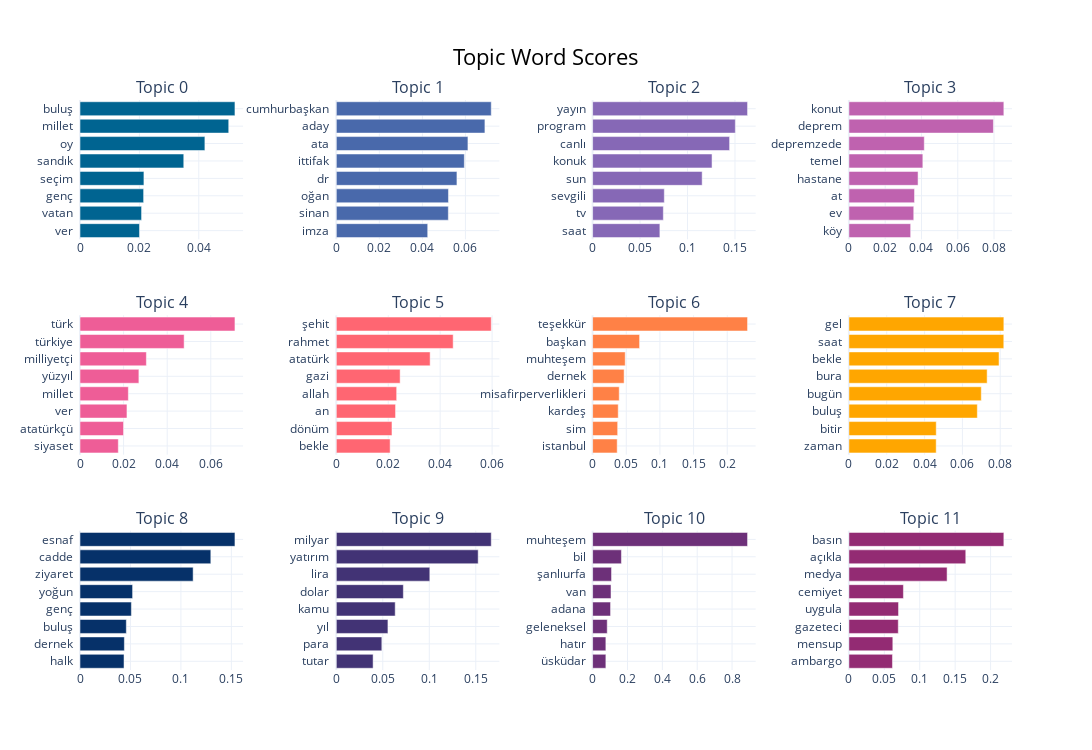

Notebook code for this chart:
### Code cell
fig = topic_model.visualize_barchart(top_n_topics=12, n_words=8, width=300)
fig.write_image(f"{RESULTS_DIR}/topic_word_scores.pdf")
fig.show()

### Figure 1 — Plotly figure (JSON) as saved in the notebook; plotly's stock layout.template omitted (floating-point values rounded to 4 significant figures)
{"data": [{"marker": {"color": "#006491"}, "orientation": "h", "type": "bar", "x": [0.02003, 0.02074, 0.02143, 0.02153, 0.03495, 0.04207, 0.0501, 0.05219], "xaxis": "x", "y": ["ver  ", "vatan  ", "genç  ", "seçim  ", "sandık  ", "oy  ", "millet  ", "buluş  "], "yaxis": "y"}, {"marker": {"color": "#4969ab"}, "orientation": "h", "type": "bar", "x": [0.04248, 0.05206, 0.05212, 0.05605, 0.05949, 0.06117, 0.06906, 0.072], "xaxis": "x2", "y": ["imza  ", "sinan  ", "oğan  ", "dr  ", "ittifak  ", "ata  ", "aday  ", "cumhurbaşkan  "], "yaxis": "y2"}, {"marker": {"color": "#8668b6"}, "orientation": "h", "type": "bar", "x": [0.07087, 0.07451, 0.07554, 0.1154, 0.1258, 0.1443, 0.1504, 0.1632], "xaxis": "x3", "y": ["saat  ", "tv  ", "sevgili  ", "sun  ", "konuk  ", "canlı  ", "program  ", "yayın  "], "yaxis": "y3"}, {"marker": {"color": "#bf62af"}, "orientation": "h", "type": "bar", "x": [0.03404, 0.03575, 0.03618, 0.03812, 0.04076, 0.04155, 0.07966, 0.08541], "xaxis": "x4", "y": ["köy  ", "ev  ", "at  ", "hastane  ", "temel  ", "depremzede  ", "deprem  ", "konut  "], "yaxis": "y4"}, {"marker": {"color": "#ee5d97"}, "orientation": "h", "type": "bar", "x": [0.01757, 0.01997, 0.02154, 0.02218, 0.02702, 0.03045, 0.04777, 0.07108], "xaxis": "x5", "y": ["siyaset  ", "atatürkçü  ", "ver  ", "millet  ", "yüzyıl  ", "milliyetçi  ", "türkiye  ", "türk  "], "yaxis": "y5"}, {"marker": {"color": "#ff6672"}, "orientation": "h", "type": "bar", "x": [0.02073, 0.02144, 0.02282, 0.02325, 0.02458, 0.03614, 0.045, 0.05967], "xaxis": "x6", "y": ["bekle  ", "dönüm  ", "an  ", "allah  ", "gazi  ", "atatürk  ", "rahmet  ", "şehit  "], "yaxis": "y6"}, {"marker": {"color": "#ff8146"}, "orientation": "h", "type": "bar", "x": [0.03653, 0.03723, 0.03808, 0.03955, 0.04681, 0.04846, 0.0698, 0.2302], "xaxis": "x7", "y": ["istanbul  ", "sim  ", "kardeş  ", "misafirperverlikleri  ", "dernek  ", "muhteşem  ", "başkan  ", "teşekkür  "], "yaxis": "y7"}, {"marker": {"color": "#ffa600"}, "orientation": "h", "type": "bar", "x": [0.04614, 0.04617, 0.06789, 0.06998, 0.07308, 0.07937, 0.08188, 0.08191], "xaxis": "x8", "y": ["zaman  ", "bitir  ", "buluş  ", "bugün  ", "bura  ", "bekle  ", "saat  ", "gel  "], "yaxis": "y8"}, {"marker": {"color": "#063169"}, "orientation": "h", "type": "bar", "x": [0.04363, 0.04397, 0.04591, 0.05093, 0.05212, 0.1121, 0.1296, 0.1536], "xaxis": "x9", "y": ["halk  ", "dernek  ", "buluş  ", "genç  ", "yoğun  ", "ziyaret  ", "cadde  ", "esnaf  "], "yaxis": "y9"}, {"marker": {"color": "#423375"}, "orientation": "h", "type": "bar", "x": [0.03957, 0.04896, 0.05552, 0.06334, 0.0721, 0.1006, 0.1526, 0.1666], "xaxis": "x10", "y": ["tutar  ", "para  ", "yıl  ", "kamu  ", "dolar  ", "lira  ", "yatırım  ", "milyar  "], "yaxis": "y10"}, {"marker": {"color": "#6d3079"}, "orientation": "h", "type": "bar", "x": [0.07607, 0.07607, 0.08385, 0.103, 0.1056, 0.1086, 0.1653, 0.8888], "xaxis": "x11", "y": ["üsküdar  ", "hatır  ", "geleneksel  ", "adana  ", "van  ", "şanlıurfa  ", "bil  ", "muhteşem  "], "yaxis": "y11"}, {"marker": {"color": "#932b73"}, "orientation": "h", "type": "bar", "x": [0.06149, 0.062, 0.0697, 0.07007, 0.07696, 0.1386, 0.165, 0.2187], "xaxis": "x12", "y": ["ambargo  ", "mensup  ", "gazeteci  ", "uygula  ", "cemiyet  ", "medya  ", "açıkla  ", "basın  "], "yaxis": "y12"}], "layout": {"annotations": [{"font": {"size": 16}, "showarrow": false, "text": "Topic 0", "x": 0.0875, "xanchor": "center", "xref": "paper", "y": 1, "yanchor": "bottom", "yref": "paper"}, {"font": {"size": 16}, "showarrow": false, "text": "Topic 1", "x": 0.3625, "xanchor": "center", "xref": "paper", "y": 1, "yanchor": "bottom", "yref": "paper"}, {"font": {"size": 16}, "showarrow": false, "text": "Topic 2", "x": 0.6375, "xanchor": "center", "xref": "paper", "y": 1, "yanchor": "bottom", "yref": "paper"}, {"font": {"size": 16}, "showarrow": false, "text": "Topic 3", "x": 0.9125, "xanchor": "center", "xref": "paper", "y": 1, "yanchor": "bottom", "yref": "paper"}, {"font": {"size": 16}, "showarrow": false, "text": "Topic 4", "x": 0.0875, "xanchor": "center", "xref": "paper", "y": 0.6222, "yanchor": "bottom", "yref": "paper"}, {"font": {"size": 16}, "showarrow": false, "text": "Topic 5", "x": 0.3625, "xanchor": "center", "xref": "paper", "y": 0.6222, "yanchor": "bottom", "yref": "paper"}, {"font": {"size": 16}, "showarrow": false, "text": "Topic 6", "x": 0.6375, "xanchor": "center", "xref": "paper", "y": 0.6222, "yanchor": "bottom", "yref": "paper"}, {"font": {"size": 16}, "showarrow": false, "text": "Topic 7", "x": 0.9125, "xanchor": "center", "xref": "paper", "y": 0.6222, "yanchor": "bottom", "yref": "paper"}, {"font": {"size": 16}, "showarrow": false, "text": "Topic 8", "x": 0.0875, "xanchor": "center", "xref": "paper", "y": 0.2444, "yanchor": "bottom", "yref": "paper"}, {"font": {"size": 16}, "showarrow": false, "text": "Topic 9", "x": 0.3625, "xanchor": "center", "xref": "paper", "y": 0.2444, "yanchor": "bottom", "yref": "paper"}, {"font": {"size": 16}, "showarrow": false, "text": "Topic 10", "x": 0.6375, "xanchor": "center", "xref": "paper", "y": 0.2444, "yanchor": "bottom", "yref": "paper"}, {"font": {"size": 16}, "showarrow": false, "text": "Topic 11", "x": 0.9125, "xanchor": "center", "xref": "paper", "y": 0.2444, "yanchor": "bottom", "yref": "paper"}], "height": 750, "hoverlabel": {"bgcolor": "white", "font": {"family": "Rockwell", "size": 16}}, "showlegend": false, "title": {"font": {"color": "Black", "size": 22}, "text": "Topic Word Scores", "x": 0.5, "xanchor": "center", "yanchor": "top"}, "width": 1200, "xaxis": {"anchor": "y", "domain": [0, 0.175], "showgrid": true}, "xaxis10": {"anchor": "y10", "domain": [0.275, 0.45], "showgrid": true}, "xaxis11": {"anchor": "y11", "domain": [0.55, 0.725], "showgrid": true}, "xaxis12": {"anchor": "y12", "domain": [0.825, 1], "showgrid": true}, "xaxis2": {"anchor": "y2", "domain": [0.275, 0.45], "showgrid": true}, "xaxis3": {"anchor": "y3", "domain": [0.55, 0.725], "showgrid": true}, "xaxis4": {"anchor": "y4", "domain": [0.825, 1], "showgrid": true}, "xaxis5": {"anchor": "y5", "domain": [0, 0.175], "showgrid": true}, "xaxis6": {"anchor": "y6", "domain": [0.275, 0.45], "showgrid": true}, "xaxis7": {"anchor": "y7", "domain": [0.55, 0.725], "showgrid": true}, "xaxis8": {"anchor": "y8", "domain": [0.825, 1], "showgrid": true}, "xaxis9": {"anchor": "y9", "domain": [0, 0.175], "showgrid": true}, "yaxis": {"anchor": "x", "domain": [0.7556, 1], "showgrid": true}, "yaxis10": {"anchor": "x10", "domain": [0, 0.2444], "showgrid": true}, "yaxis11": {"anchor": "x11", "domain": [0, 0.2444], "showgrid": true}, "yaxis12": {"anchor": "x12", "domain": [0, 0.2444], "showgrid": true}, "yaxis2": {"anchor": "x2", "domain": [0.7556, 1], "showgrid": true}, "yaxis3": {"anchor": "x3", "domain": [0.7556, 1], "showgrid": true}, "yaxis4": {"anchor": "x4", "domain": [0.7556, 1], "showgrid": true}, "yaxis5": {"anchor": "x5", "domain": [0.3778, 0.6222], "showgrid": true}, "yaxis6": {"anchor": "x6", "domain": [0.3778, 0.6222], "showgrid": true}, "yaxis7": {"anchor": "x7", "domain": [0.3778, 0.6222], "showgrid": true}, "yaxis8": {"anchor": "x8", "domain": [0.3778, 0.6222], "showgrid": true}, "yaxis9": {"anchor": "x9", "domain": [0, 0.2444], "showgrid": true}}}
